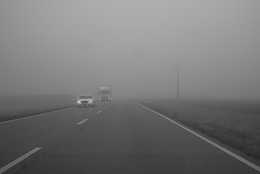
%> input picture F00.png, 260 x 174 px, shrunk from 1129 x 757 before the run
$ octave code.m   (GNU Octave 9; MATLAB toolbox functions it lacks are replaced by stand-ins)
%> lines starting %> are read from the running program, lines starting %| are printed output that depends on the picture; in (x1, y1, x2, y2) boxes, pixels count from 0 and x2, y2 are one past the last pixel; in counts of white or black regions, pixels touching at a corner belong together; the program's own positions count from 1
%% Lecture et affichage de l'image F00
I=imread('F00.png');
%> I is the input picture: size 174x260 uint8; min 35, max 232, mean 118
I=double(I)/255; % normaliser les valeurs des pixels dans la plage [0, 1]
%> I: size 174x260 double
imshow(I,[]);

% Recherche de Is par la fonction max
Is=max(I(:));
%> Is = 0.91
% figure;
% imshow(I==Is,[]);
%imwrite(I==Is, '1.png')

% Recherche de Is par la mediane des max
Is=median(max(I))
%> Is = 0.667
figure;
imshow(I>=Is) % afficher les pixels d'intensité superieure ou egale a Is
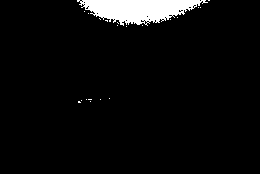
%> displayed picture: size 174x260 logical; 4.7% white; 21 white regions (20 under 20 px), largest, box (x1, y1, x2, y2) and area: (77, 0, 208, 26) 2086
% imwrite(I>=Is, '2.png')

%% Lissage d'image et estimation du voile
Il = medfilt2(I,[45 45]); % le filtre mediane en utilisant un bloc de voisinage de 45x45
figure;
imshow(Il,[])
% imwrite(Il, '3.png')
% Estimation du Voile
V = 0.95*min(Is,Il); % sachant que V est estimé comme 95% du minimum entre de l image lissée et l'image originale.

%% Calcul de l'image après restauration
I0 = ((I-V)./(Is-V)).*Is;
figure;
imshow(I0,[])
% imwrite(I0, '4.png')

%% Correction de l'assombrissement
gamma = 0.4; % on choisit la valeur optime du gamma
I00 = real(I0.^(gamma)); % On applique la fonction real() à la transformation gamma pour obtenir les parties réelles des nombres complexes
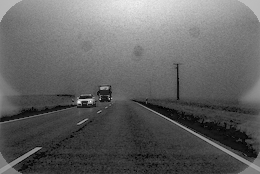
%> I00: size 174x260 double; min 0, max 1.11, mean 0.432; drawn with min black and max white
figure;
subplot(2,1,1)
imshow(I,[])
title("L'image originale")
subplot(2,1,2)
imshow(I00,[])
% imwrite(I00, '5.png')
title("L'image réstaurée avec correction d'assombrissement")


%% Refaire tout avec F01.png

% Lecture et affichage de l'image F01
I1=imread('F01.png');
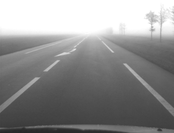
%> input picture F01.png, 174 x 133 px, shrunk from 754 x 576 before the run
%> I1 is the input picture: size 133x174 uint8; min 38, max 255, mean 143.3
I1=double(I1)/255; %normalise les valeurs des pixels dans la plage [0, 1]
%> I1: size 133x174 double
imshow(I1,[]);

% Recherche de Is par la fonction max
Is1=max(I1(:))
%> Is1 = 1
figure;
imshow(I1==Is1,[]);
% [9 lines of commented-out code are left out]
Il1 = medfilt2(I1,[45 45]); % le filtre mediane en utilisant un bloc de voisinage de 45x45
figure;
imshow(Il1,[])
% imwrite(Il1, '7.png')

% Estimation du Voile
V1 = 0.95*min(Is1,Il1); % sachant que V est estimé comme 95% du minimum entre de l image lissée et l'image originale.

% Calcul de l'image après restauration
I01 = ((I1-V1)./(Is1-V1)).*Is1;
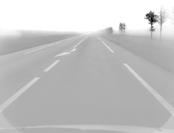
%> I01: size 133x174 double; min -2.15, max 1, mean 0.278; drawn with min black and max white
figure;
imshow(I01,[])
% imwrite(I01, '8.png')
% title("L'image réstaurée")

% Correction de l'assombrissement
gamma = 0.4; % on choisit la valeur optime du gamma
I001 = real(I01.^(gamma)); % On applique la fonction real() à la transformation gamma pour obtenir les parties réelles des nombres complexes
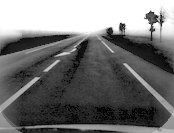
%> I001: size 133x174 double; min 0, max 1, mean 0.452
figure;
subplot(2,1,1)
imshow(I1,[])
title("L'image originale")
subplot(2,1,2)
imshow(I001,[])
% imwrite(I001, '9.png')
title("L'image réstaurée avec correction d'assombrissement")


%% %% Appliquer les mêmes traitements pour F02.png

% Lecture et affichage de l'image F02
I2=imread('F02.png');
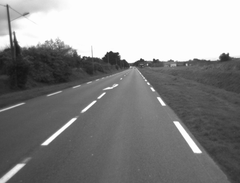
%> input picture F02.png, 240 x 183 px, shrunk from 1041 x 795 before the run
%> I2 is the input picture: size 183x240x3 uint8; min 19, max 255, mean 138
I2=double(I2)/255; % normaliser les valeurs des pixels dans la plage [0, 1]
%> I2: size 183x240x3 double
imshow(I2,[]);
% [9 lines of commented-out code are left out]
Is2=median(max(I2))
%> Is2 = [1 1 1]
figure;
imshow(I2>=Is2) % afficher les pixels d'intensité superieure ou egale a Is
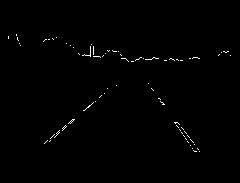
%> displayed picture: size 183x240x3 logical; 0.6% white in thin lines or dots, all inside (x1, y1, x2, y2) = (8, 34, 231, 152)
% imwrite(I2>=Is2, '10.png')

%Lissage d'image et estimation du voile
%> (the run ends here)
